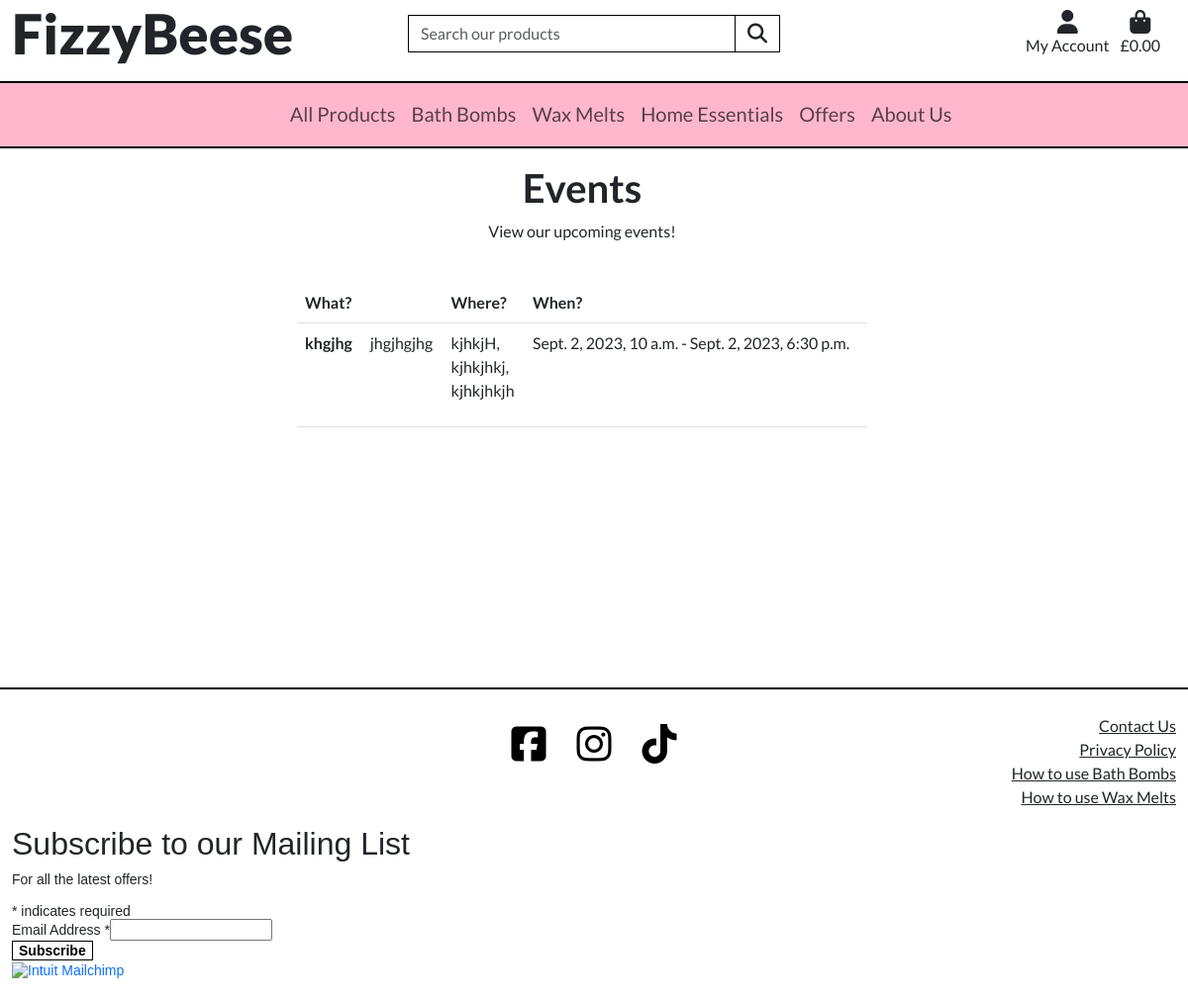
/events/, run on an earlier commit of the app's database.
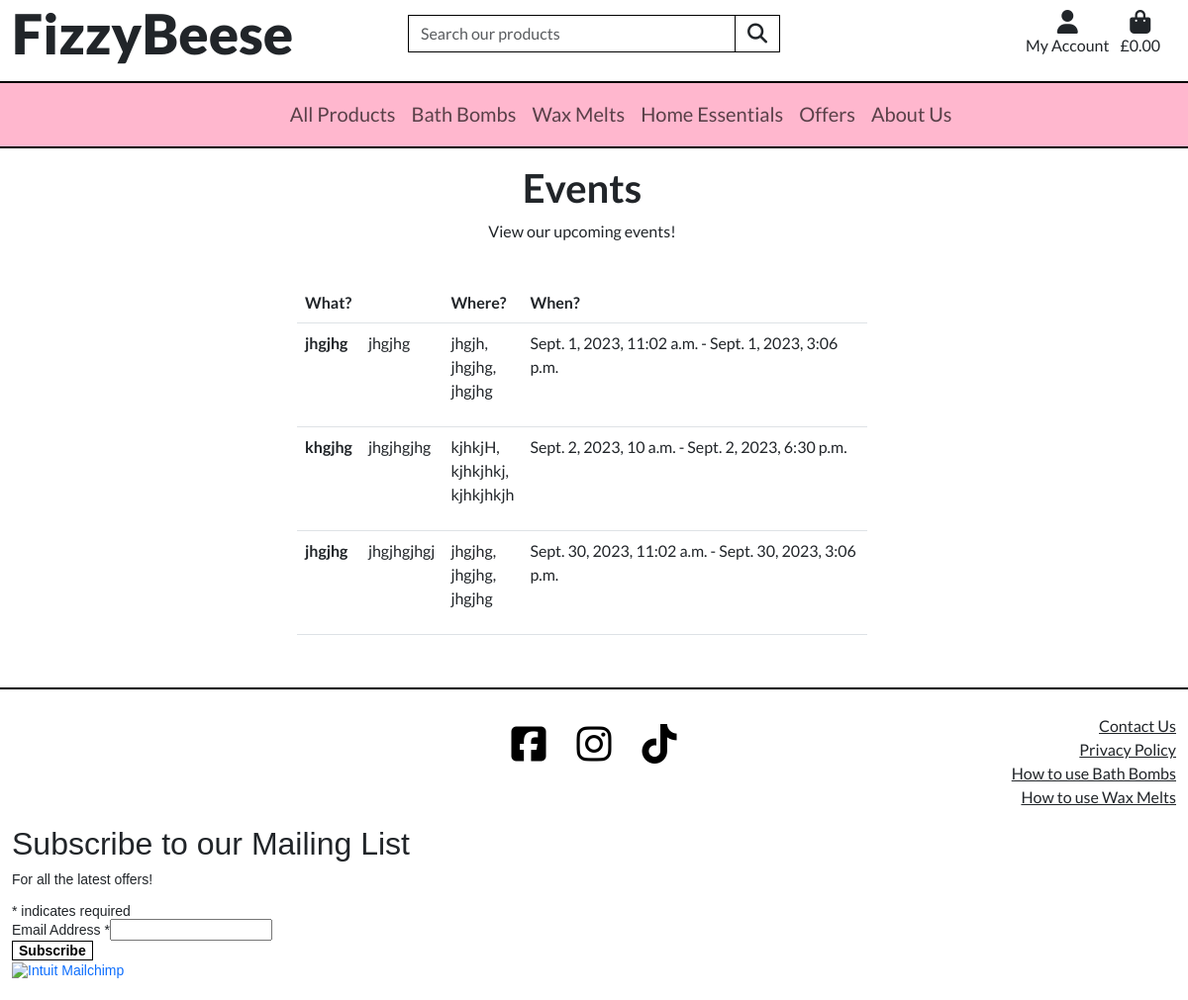
And on a later commit of the database.
### events/models.py (models this page shows, shortened)
class Event(models.Model):
    title = models.CharField(max_length=255, blank=False, null=False)
    description = models.TextField(blank=False, null=False)
    start_time = models.DateTimeField()
    end_time = models.DateTimeField()
    street_address1 = models.CharField(max_length=80, null=False, blank=False)
    street_address2 = models.CharField(max_length=80, null=True, blank=True)
    town_or_city = models.CharField(max_length=40, null=False, blank=False)
    county = models.CharField(max_length=80, null=True, blank=True)
    postcode = models.CharField(max_length=20, null=False, blank=False)
    organiser = models.CharField(max_length=256, blank=True, null=True)
    created_on = models.DateTimeField(auto_now_add=True)
    class Meta:
        ordering = ['-start_time']

### events/views.py (the view)
# urls.py: path('', Events.as_view(), name='events_list'),
class Events(View):
    def get(self, request):
        current_time = timezone.now()
        future_events = Event.objects.filter(start_time__gt=current_time).order_by('start_time')
        template = 'events/events_list.html'
        context = {
            'events': future_events,
        }
        return render(request, template, context)

### bag/contexts.py (called while the page is built, shortened)
def bag_contents(request):
    bag_items = []
    total = 0
    product_count = 0
    total_weight = 0
    bag = request.session.get('bag', {})
    if total < settings.FREE_DELIVERY_THRESHOLD:
        if product_count == 0:
            delivery = 0
        free_delivery_delta = settings.FREE_DELIVERY_THRESHOLD - total
    else:
        delivery = 0
        free_delivery_delta = 0
    grand_total = delivery + total
    context = {
        'bag_items': bag_items,
        'total': total,
        'product_count': product_count,
        'total_weight': total_weight,
        'delivery': delivery,
        'free_delivery_delta': free_delivery_delta,
        'free_delivery_threshold': settings.FREE_DELIVERY_THRESHOLD,
        'grand_total': grand_total,
    }
    return context

### home/contexts.py (called while the page is built)
def offers(model):
    clearance_products = Product.objects.filter(is_clearance=True)
    sale_products = Product.objects.filter(sale_price=True)
    context = {
        'clearance_products': clearance_products,
        'sale_products': sale_products,
    }
    return context

### events/templates/events/events_list.html (shortened to what this page needs)
{% extends 'base.html' %}
{% load static %}
{% block content %}
    <div class="row justify-content-center mw-100">
        <div class="col-12">
            <h1 class="text-center mt-3 fw-bold">Events</h1>
            <p class="text-center">View our upcoming events!</p>
        </div>
        <div class="col-11 col-md-8 col-lg-6">
            {% if events|length == 0 %}
                <div class="row">
                    <div class="col-6 offset-3 text-center">
                        <h3 class="my-3 fw-bold">No upcoming events...<br>Check back later!</h3>
                        <a href="{% url 'home' %}" class="btn btn-outline-dark">
                            <span class="icon me-2 fw-bold"><i class="fa-solid fa-chevron-left fa-xl"></i></span>
                            <span>Go Back</span>
                        </a>
                    </div>
                </div>
            {% else %}
                <table class=" table table-responsive borderless mx-auto mt-4">
                    <thead>
                        <tr>
                            <th scope="col">What?</th>
                            <th scope="col"></th>
                            <th scope="col">Where?</th>
                            <th scope="col">When?</th>
                        </tr>
                    </thead>
                    <tbody>
                        {% for event in events %}
                        <tr>
                            <td class="fw-bold">{{ event.title }}</td>
                            <td>{{ event.description }}</td>
                            <td>
                                <ul class="list-unstyled">
                                    <li>{{ event.street_address1 }},</li>
                                    <li>{{ event.town_or_city }},</li>
                                    <li>{{ event.postcode }}</li>
                                </ul>
                            </td>
                            <td>{{ event.start_time }} - {{ event.end_time }}</td>
                        </tr>
                        {% endfor %}
                    </tbody>
                </table>
            {% endif %}
        </div>
    </div>
{% endblock %}

What changed in the data, as far as the page shows it:
added Event: title "jhgjhg", description "jhgjhg", street_address1 "jhgjh", town_or_city "jhgjhg", postcode "jhgjhg", start_time "Sept. 1, 2023, 11:02 a.m.", end_time "Sept. 1, 2023, 3:06 p.m."
added Event: title "jhgjhg", description "jhgjhgjhgj", street_address1 "jhgjhg", town_or_city "jhgjhg", postcode "jhgjhg", start_time "Sept. 30, 2023, 11:02 a.m.", end_time "Sept. 30, 2023, 3:06 p.m."
